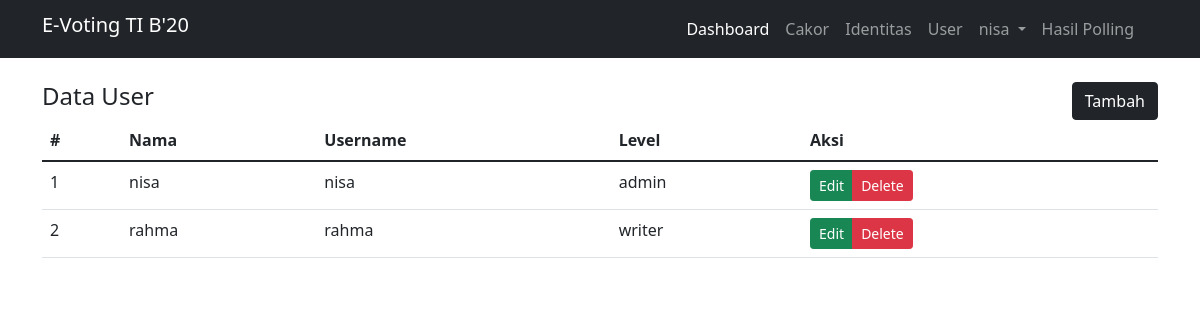
The page /EvotingKel8/back/index.php?page=user (signed in) on the database its author committed.
### tables this page shows
CREATE TABLE `user` (
  `id` int(12) NOT NULL,
  `nama` varchar(50) NOT NULL,
  `username` varchar(50) NOT NULL,
  `password` varchar(255) NOT NULL,
  `level` enum('admin','writer') NOT NULL
);

### EvotingKel8/back/user/index.php (the view, shortened to what this page needs)
<div class="row">
    <div class="col-md-12">
        <div class="d-flex justify-content-between">
            <h4>Data User</h4>
            <a href="index.php?page=user_create" class="btn btn-dark">Tambah</a>
        </div>
        <div class="table-responsive">
            <table class="table">
                <thead>
                    <tr>
                        <th>#</th>
                        <th>Nama</th>
                        <th>Username</th>
                        <th>Level</th>
                        <th>Aksi</th>
                    </tr>
                </thead>
                <tbody>
                    <?php
                        $query = mysqli_query($koneksi, "SELECT * FROM user");
                        $no = 1;
                        if (mysqli_num_rows($query) > 0) {
                            foreach ($query as $data){
                    ?>
                    <tr>
                        <td><?= $no++ ?></td>
                        <td><?= $data['nama'] ?></td>
                        <td><?= $data['username'] ?></td>
                        <td><?= $data['level'] ?></td>
                        <td>
                            <div class="btn-group">
                                <a href="index.php?page=user_edit&id=<?= $data['id'] ?>"
                                    class="btn btn-sm btn-success">Edit</a>
                                <a href="index.php?page=user_delete&id=<?= $data['id'] ?>"
                                    class="btn btn-sm btn-danger"
                                    onclick="return confirm('Apakah anda yakin ingin menghapus data ini ?')">Delete</a>
                            </div>
                        </td>
                    </tr>
                    <?php
                            }
                        }
                    ?>
                </tbody>
            </table>
        </div>
    </div>
</div>

### rows shown on the page
user: nama "nisa", username "nisa", level "admin"
user: nama "rahma", username "rahma", level "writer"

### other values the page prints
$_SESSION['nama'] "nisa"
